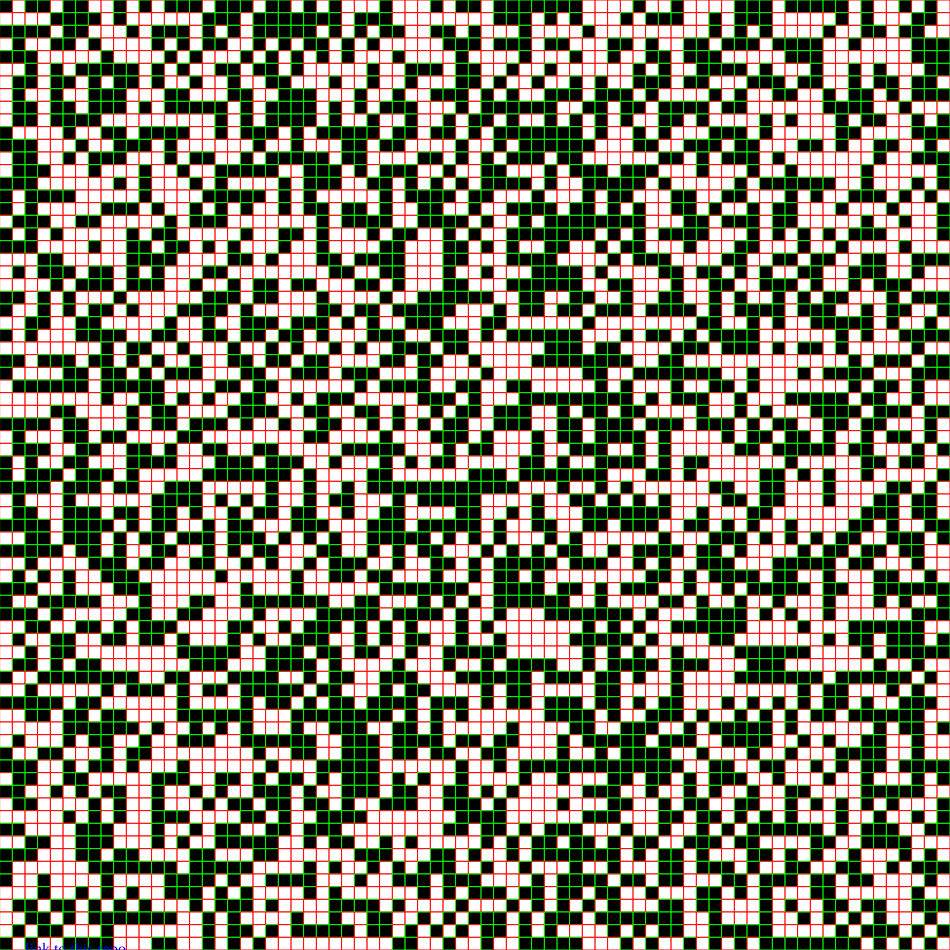
Frame 1 (no input)
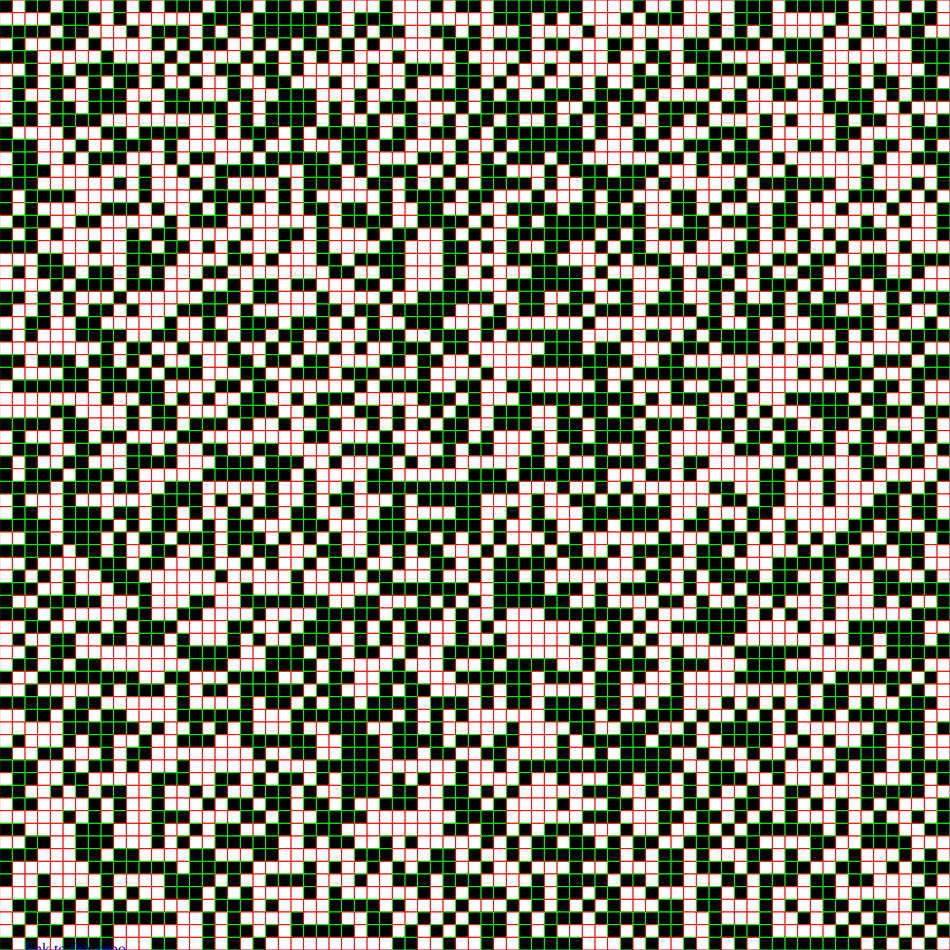
Frame 60 (no input)
Frame 120 (the mouse pressed at the canvas centre since frame 60): identical to frame 60, image omitted

The p5.js sketch that drew these frames (run headless with seeded random() and noise() and a simulated clock; from frame 60 on, the mouse is pressed at the canvas centre):

// p5.js sketch
// ── sketch.js
let cellmat = [];   // cell matrix will be 2 dim
let generation = 0; // in game of life you keep track of generations of applied rules
let cellsize = 75; // number of cells in row and column of matrix
let sbutton;
let active = false  // a booling that checks if the continuous generations should keep running
let stepbutton;
let backbutton;  // dom buttons for continuous running and stepping forward and back.
let gendisplay; // dom html for generation display
let linkit;

/* here we can see that drawing the cells with only width size does perserve the squareness but it does not fit all the cells on the screen
 if the screen is not not square all the cells wont fit
 you also must change the display of the cells in the cell class to  rect(this.x, this.y, width / cellsize, width /cellsize);
*/
function setup() {
   // below is a little bit of code tat keeps the matrix square on different screen sizes smallest side length makes the square 
  let scrnszX = windowWidth          
  let scrnszY = windowHeight
  if (scrnszX <= scrnszY) {
    createCanvas(scrnszX-50, scrnszX-50);
    // subtracting 50 to give room on the screen for buttons here x is the smallest
  } else {
    createCanvas(scrnszY-50, scrnszY-50);
    // y is the smallest

  }

  frameRate(25);
  // button stuff
  sbutton = createButton("generate");
  stepbutton = createButton("step forward");
  backbutton = createButton("step back");
  sbutton.mousePressed(toggleGenerate);
  sbutton.position(width / 2, height);
  stepbutton.mousePressed(stepgen);
  backbutton.mousePressed(backgen);  // on mouse press sends them to functions 
  stepbutton.position(width - width / 4, height);
  backbutton.position(width/4,height);
  gendisplay = createElement('h2',str(generation));
  gendisplay.position(20,height-20);
   
  linkit = createA('https://github.com/greggelong/game-of-life-p5js', 'link to this  repo');
  linkit.position(25,height-10);
  
  
  background(70);

  // instantiate the cell objects in a nested array with xy and a randomly assigned state of zero or one

  for (let i = 0; i < cellsize; i++) {
    cellmat[i] = []; // need to init the nested array unlike python
    for (let j = 0; j < cellsize; j++) {

      let state = int(random(0, 2));

      cellmat[i][j] = new Cell(i * width / cellsize, j * width / cellsize, state);
      // console.log(i, j, state);
    }
  }
}



function draw() {

  // display console.log(generation, cellmat[30][30].statelist)

  for (let i = 0; i < cellsize; i++) {
    for (let j = 0; j < cellsize; j++) {

      

    if (cellmat[i][j].statelist[generation-1]!=cellmat[i][j].state){
     // only display if the state has changed .state differnet from last state saved statelist array
      cellmat[i][j].display();
      // display generation
      gendisplay.html(str(generation));
    }

    }
  }
  // if active is true generate new and increace generation
  if (active) {
    generate();
    generation++
  }

}

function toggleGenerate() {
  // toggeles if the booling active is on or off
  if (!active) {
    active = true;
    sbutton.html("pause");
  } else {
    active = false;
    sbutton.html("generate");

  }
}

function stepgen() {
  // steps forward one generation
  generate();
  generation++
}


function backgen() {
  // steps backward uses valuse stored in the cell objects values .statelist
  // works differently from forward as values just need to be recalled not generated
  if (generation >0){
  generation--
  // subtract a generation
  for (let i = 1; i < cellsize - 1; i++) {
    for (let j = 1; j < cellsize - 1; j++) {

      cellmat[i][j].statelist.pop();
      cellmat[i][j].state = cellmat[i][j].statelist[generation];
      cellmat[i][j].newstate = cellmat[i][j].state;
      cellmat[i][j].display();
      // pop the last one off this list list gets shorter by one
      // set the now state to the previous state
      // set the newstate to to the now state
      // then directly display* do not generate just display
    }
  }
  }
}

function generate() {
  // get the neighbors for each cell and call the rules from the cell function
  // increace  generation  in step and draw functions not here

  for (let i = 1; i < cellsize - 1; i++) {
    for (let j = 1; j < cellsize - 1; j++) {

      let neighbors = cellmat[i - 1][j - 1].state + cellmat[i][j - 1].state + cellmat[i + 1][j - 1].state + cellmat[i - 1][j].state + cellmat[i + 1][j].state + cellmat[i - 1][j + 1].state + cellmat[i][j + 1].state + cellmat[i + 1][j + 1].state;

      cellmat[i][j].generate(neighbors);
      // generate all the neighbors then swap state


    }

  }
  for (let i = 1; i < cellsize - 1; i++) {
    for (let j = 1; j < cellsize - 1; j++) {

      cellmat[i][j].swapstate();
    }
  }



}

// ── cell.js
class Cell {
  constructor(x, y, state) {
    this.x = x;
    this.y = y;
    this.state= state;
    this.newstate = state;
    this.statelist = [];
    this.statelist[generation]= state;
    // the new state equals the current state at the start then holds the state of the cell at the next generation
    

  }
  display() {
    // display black square with green stroke for 1 and white with red stroke for 0
    if (this.state == 1) {
      strokeWeight(1);
      stroke(0,255,0);
      fill(0);
      rect(this.x, this.y, width / cellsize, width/ cellsize);
    } else {
      strokeWeight(1);
      stroke(255,0,0);
      fill(255);
      rect(this.x, this.y, width / cellsize, width /cellsize);
    }
  }
  
  
  generate(neighbors){
    // apply the GOL rules and set newstate for next generaton note: this way use object vaue instead of a second array
    if (this.state == 1 && neighbors <2){
    this.newstate = 0; // die
    } 
    if (this.state == 1 && neighbors >3) {
      this.newstate = 0; //die
    }
    
    if (this.state == 0 && neighbors ==3){
      this.newstate = 1; // live from reproduction
    }
    
    
    
  }
  
  swapstate(){
    // swap the state this is so this new generation is and add the new state to the statelist
    this.state = this.newstate;
    this.statelist[generation+1] = this.newstate
    
  }   
}
